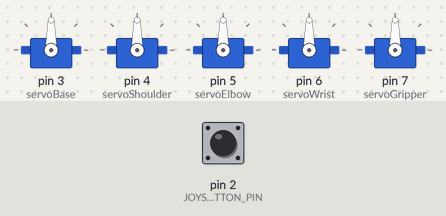
Bench run of a sketch on a simulated Arduino Uno, built with avr-gcc and run on an emulated ATmega328P. Shown: 5 × servo. The inputs (shaded band) are chosen by the test bench; at power-on: pin 2 (JOYSTICK_BUTTON_PIN) HIGH.

Above: at 1.2 s.
1.3 s: pin 2 (JOYSTICK_BUTTON_PIN) pulled LOW for 0.15 s
At 2.3 s:
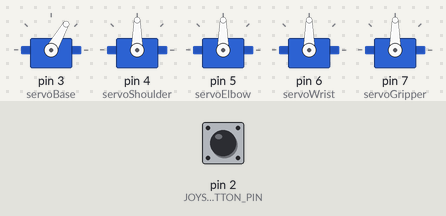
At 6.1 s:
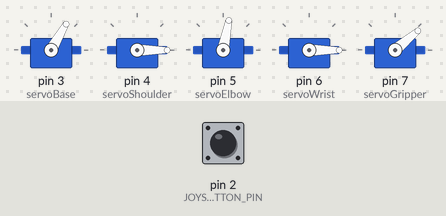
10.4 s: pin 2 (JOYSTICK_BUTTON_PIN) pulled LOW for 1 s
At 18.2 s:
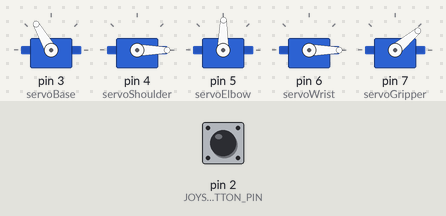
Timing chart, 0 to 21.6 s (numbered marks = the images above; inputs shaded):
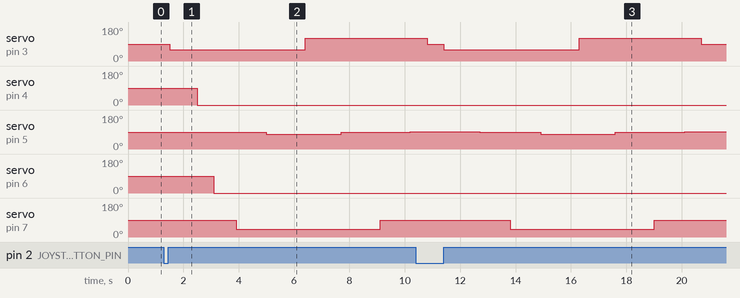

Measured:
- after the input at 1.3 s, servo on pin 3 (servoBase): 90° → 60° after 0.20 s, → 120° 4.9 s later; servo on pin 4 (servoShoulder): 90° → 0° after 1.2 s
- after the input at 10.4 s, servo on pin 5 (servoElbow): 92° → 89° after 2.3 s, → 79° 2.2 s later, → 89° 2.7 s later, → 92° 2.5 s later; servo on pin 7 (servoGripper): 90° → 40° after 3.4 s, → 90° 5.2 s later

The sketch:

Arduino_Inverse_Kinematics_Code.ino
```cpp
/*
  3-DOF Robotic Arm — Inverse Kinematics Pick-and-Place Code
  Extracted from: Appendix, "Arduino Inverse Kinematics Code"

  Controls a 3-DOF robotic arm with 5 servo motors (base, shoulder, elbow,
  wrist, gripper) to perform an automated pick-and-place sequence.
  Triggered by a joystick module's push-button input.
*/

#include <Servo.h>
#include <math.h>

#define L1 31.0
#define L2 27.0
#define JOYSTICK_BUTTON_PIN 2

Servo servoBase, servoShoulder, servoElbow, servoWrist, servoGripper;

void setup() {
  Serial.begin(9600);
  pinMode(JOYSTICK_BUTTON_PIN, INPUT_PULLUP);
  servoBase.attach(3);
  servoShoulder.attach(4);
  servoElbow.attach(5);
  servoWrist.attach(6);
  servoGripper.attach(7);
  servoBase.write(90);
  servoShoulder.write(90);
  servoElbow.write(90);
  servoWrist.write(90);
  servoGripper.write(90);
}

void loop() {
  if (digitalRead(JOYSTICK_BUTTON_PIN) == LOW) {
    delay(200);
    while (digitalRead(JOYSTICK_BUTTON_PIN) == LOW);
    pickAndPlace();
  }
}

void computeAndMoveIK(float x, float y) {
  float dist = sqrt(x * x + y * y);
  if (dist > (L1 + L2)) {
    Serial.println("Target out of reach.");
    return;
  }
  float cosTheta2 = (x * x + y * y - L1 * L1 - L2 * L2) / (2 * L1 * L2);
  float theta2 = acos(cosTheta2);
  float k1 = L1 + L2 * cos(theta2);
  float k2 = L2 * sin(theta2);
  float theta1 = atan2(y, x) - atan2(k2, k1);
  float thetaWrist = -(theta1 + theta2);
  int angle1 = constrain(degrees(theta1), 0, 180);
  int angle2 = constrain(degrees(theta2), 0, 180);
  int angleWrist = constrain(degrees(thetaWrist), 0, 180);
  servoShoulder.write(angle1);
  delay(300);
  servoElbow.write(angle2);
  delay(300);
  servoWrist.write(angleWrist);
  delay(300);
}

void pickAndPlace() {
  servoBase.write(60);
  delay(1000);
  computeAndMoveIK(40.0, 10.0);
  delay(500);
  servoGripper.write(40);
  delay(800);
  computeAndMoveIK(40.0, 20.0);
  delay(800);
  servoBase.write(120);
  delay(1000);
  computeAndMoveIK(40.0, 10.0);
  delay(800);
  servoGripper.write(90);
  delay(800);
  computeAndMoveIK(35.0, 20.0);
  servoBase.write(90);
}
```
